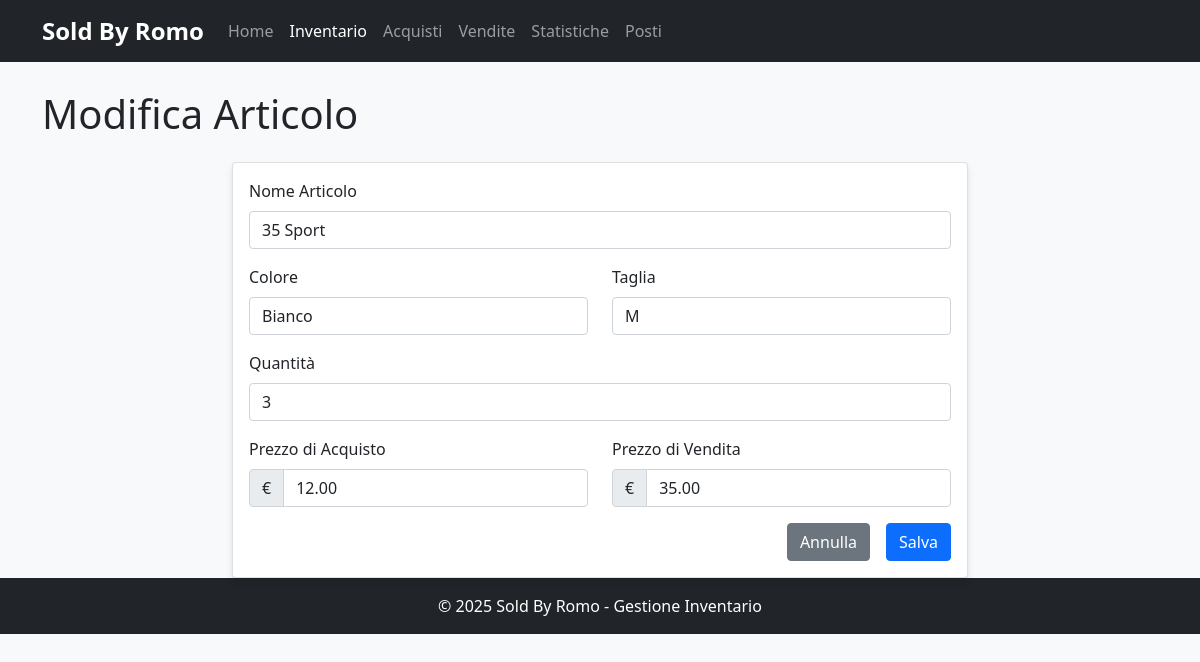
Page /inventario/modifica/31 on the committed database.
### tables this page shows
CREATE TABLE Inventario (
    ID_inventario INTEGER PRIMARY KEY AUTOINCREMENT,
    nome_articolo TEXT NOT NULL,
    taglia TEXT NOT NULL,
    colore TEXT NOT NULL,
    quantita INTEGER NOT NULL DEFAULT 0,
    prezzo_acquisto REAL NOT NULL,
    prezzo_vendita REAL NOT NULL
);

### src/webapp.py (the view, shortened to what this page needs)
@app.route('/inventario/modifica/<int:id>', methods=['GET', 'POST'])
def modifica_articolo(id):
    db.connect()
    db.cursor.execute("SELECT * FROM Inventario WHERE ID_inventario = ?", (id,))
    item = db.cursor.fetchone()
    if not item:
        db.close()
        flash("Articolo non trovato", 'error')
        return redirect(url_for('inventario'))
    form = InventoryForm()
    if request.method == 'GET':
        form.nome_articolo.data = item['nome_articolo']
        form.colore.data = item['colore']
        form.taglia.data = item['taglia']
        form.quantita.data = item['quantita']
        form.prezzo_acquisto.data = item['prezzo_acquisto']
        form.prezzo_vendita.data = item['prezzo_vendita']
    db.close()
    return render_template('form_articolo.html', form=form, title="Modifica Articolo")

### src/webapp.py
class InventoryForm(FlaskForm):
    nome_articolo = StringField('Nome Articolo', validators=[DataRequired()])
    colore = StringField('Colore', validators=[DataRequired()])
    taglia = StringField('Taglia', validators=[DataRequired()])
    quantita = IntegerField('Quantità', validators=[NumberRange(min=0)])
    prezzo_acquisto = DecimalField('Prezzo di Acquisto', validators=[NumberRange(min=0)])
    prezzo_vendita = DecimalField('Prezzo di Vendita', validators=[NumberRange(min=0)])
    submit = SubmitField('Salva')

### src/database_manager.py (called while the page is built)
    def connect(self):
        try:
            self.conn = sqlite3.connect(self.db_path)
            self.conn.row_factory = sqlite3.Row
            self.cursor = self.conn.cursor()
            return True
        except sqlite3.Error as e:
            print(f"Errore nella connessione al database: {e}")
            return False

    def close(self):
        if self.conn:
            self.conn.close()

### templates/form_articolo.html (shortened to what this page needs)
{% extends "base.html" %}
{% block content %}
<div class="row">
    <div class="col-12">
        <h1 class="mb-4">{{ title }}</h1>
    </div>
</div>
<div class="row">
    <div class="col-md-8 mx-auto">
        <div class="card">
            <div class="card-body">
                <form method="POST">
                    <div class="mb-3">
                        {{ form.nome_articolo.label(class="form-label") }}
                        {{ form.nome_articolo(class="form-control") }}
                    </div>
                    <div class="row mb-3">
                        <div class="col-md-6">
                            {{ form.colore.label(class="form-label") }}
                            {{ form.colore(class="form-control") }}
                        </div>
                        <div class="col-md-6">
                            {{ form.taglia.label(class="form-label") }}
                            {{ form.taglia(class="form-control") }}
                        </div>
                    </div>
                    <div class="mb-3">
                        {{ form.quantita.label(class="form-label") }}
                        {{ form.quantita(class="form-control", type="number", min="0") }}
                    </div>
                    <div class="row mb-3">
                        <div class="col-md-6">
                            {{ form.prezzo_acquisto.label(class="form-label") }}
                            <div class="input-group">
                                <span class="input-group-text">€</span>
                                {{ form.prezzo_acquisto(class="form-control", type="number", step="0.01", min="0") }}
                            </div>
                        </div>
                        <div class="col-md-6">
                            {{ form.prezzo_vendita.label(class="form-label") }}
                            <div class="input-group">
                                <span class="input-group-text">€</span>
                                {{ form.prezzo_vendita(class="form-control", type="number", step="0.01", min="0") }}
                            </div>
                        </div>
                    </div>
                    <div class="d-grid gap-2 d-md-flex justify-content-md-end">
                        <a href="{{ url_for('inventario') }}" class="btn btn-secondary me-md-2">Annulla</a>
                        {{ form.submit(class="btn btn-primary") }}
                    </div>
                </form>
            </div>
        </div>
    </div>
</div>
{% endblock %}

### static/css/styles.css (style rules this page uses)
body { background-color: #f8f9fa; }
.card { box-shadow: 0 4px 6px rgba(0, 0, 0, 0.1); transition: transform 0.2s; }

### templates/base.html (style rules this page uses)
body { padding-top: 70px; padding-bottom: 30px; }

### rows in the picture
Inventario: nome_articolo "35 Sport", colore "Bianco", taglia "M", quantita "3", prezzo_acquisto "12.00", prezzo_vendita "35.00"

### other values in the picture
{{ title }} "Modifica Articolo"
